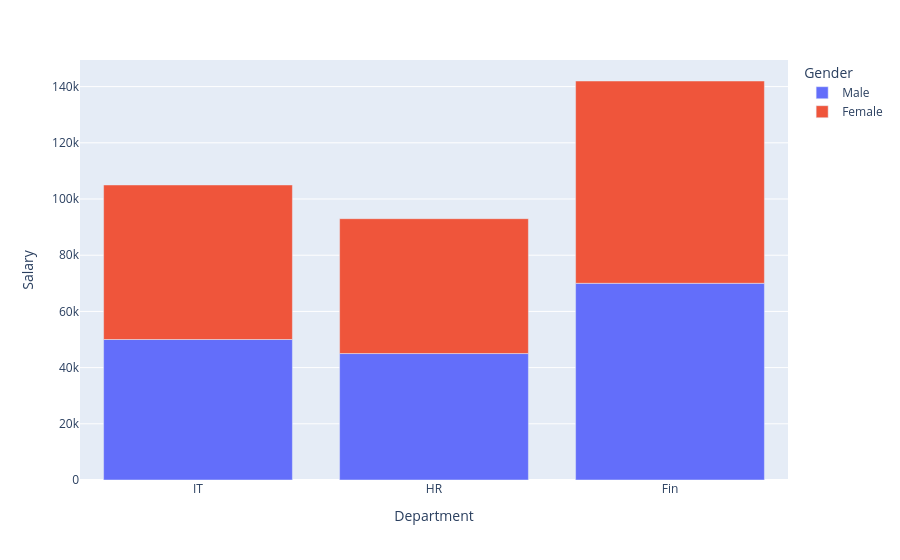

The code cell stored with this chart in its notebook:
### Code cell
fig = px.bar(df,
            x='Department',
            y='Salary',
            color='Gender',
            barmode='relative')
fig.show()

### Figure 1 — Plotly figure (JSON) as saved in the notebook; plotly's stock layout.template omitted (floating-point values rounded to 4 significant figures)
{"data": [{"hovertemplate": "Gender=Male<br>Department=%{x}<br>Salary=%{y}<extra></extra>", "legendgroup": "Male", "marker": {"color": "#636efa", "pattern": {"shape": ""}}, "name": "Male", "orientation": "v", "showlegend": true, "textposition": "auto", "type": "bar", "x": ["IT", "HR", "Fin"], "xaxis": "x", "y": [50000, 45000, 70000], "yaxis": "y"}, {"hovertemplate": "Gender=Female<br>Department=%{x}<br>Salary=%{y}<extra></extra>", "legendgroup": "Female", "marker": {"color": "#EF553B", "pattern": {"shape": ""}}, "name": "Female", "orientation": "v", "showlegend": true, "textposition": "auto", "type": "bar", "x": ["IT", "HR", "Fin"], "xaxis": "x", "y": [55000, 48000, 72000], "yaxis": "y"}], "layout": {"barmode": "relative", "legend": {"title": {"text": "Gender"}, "tracegroupgap": 0}, "margin": {"t": 60}, "xaxis": {"anchor": "y", "domain": [0, 1], "title": {"text": "Department"}}, "yaxis": {"anchor": "x", "domain": [0, 1], "title": {"text": "Salary"}}}}
